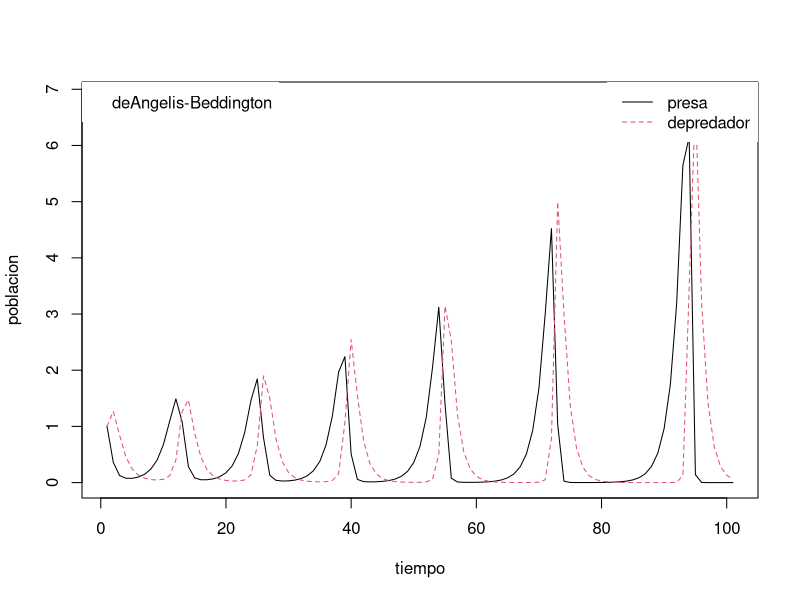

Reproduce this figure in R.
#deAngelis-Beddington micropar??sitos
library(deSolve)
library(pracma)

LV <- function (Time, State, Pars) { 
  with(as.list(c(State, Pars)), {
    fp = alpha*p
    gpi =  ((beta*p*i)/(1+(beta*h*p)+(s*i)))
    dp = fp-gpi
    di = -i*mu + m*gpi
    return(list(c(dp,di)))
  })
}

Pars <- c(alpha = .6, beta = 2, mu = 0.8, m = 1.2, K=10, h=.2, s=.2)
State <- c(p = 1, i = 1)
Time <- seq(0,100, by =1)


out <- as.data.frame(ode(func = LV, y=State, parms = Pars, times=Time))
matplot(out[,-1], type = "l", xlab = "tiempo", ylab = "poblacion")

legend("topright", c("presa", "depredador"), lty=c(1,2), col =c(1,2), box.lwd =0)
legend("topleft", "deAngelis-Beddington", box.lwd =0)
